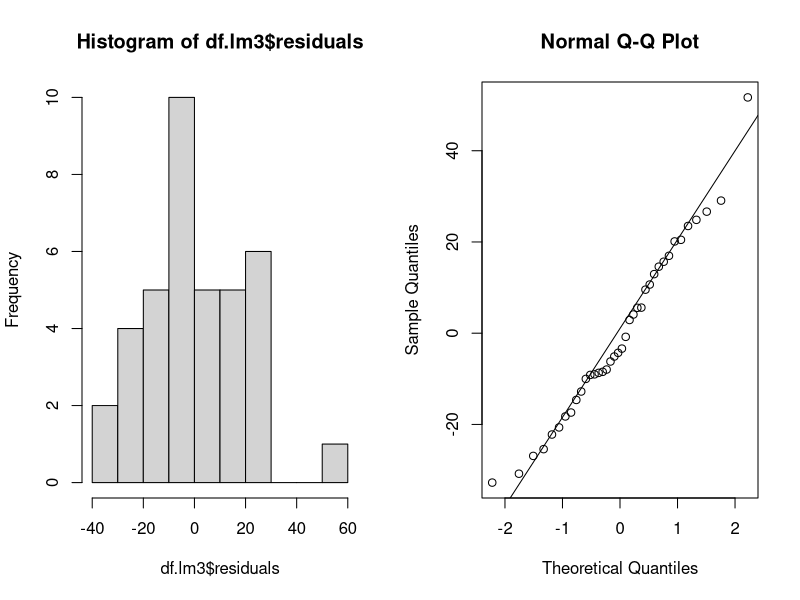

Reproduce this figure in R.
## ---- chunk 1
df <- read.csv("dfact4.csv")
head(df)
## ---- chunk 2
df.lm <- lm(PIQ~Brain + Height + Weight,df)
df.lm
summary(df.lm)
## ---- chunk 3
coefficients(df.lm)
## ---- chunk 4
df.exp_model <- lm(PIQ~Brain + I(Brain^3) + Height + Weight,df)
summary(df.exp_model)

## ---- chunk 5
df.lm3 <- lm(PIQ ~Brain + Height, df)
summary(df.lm3)
confint(df.lm3)
## ---- chunk 6
new_data <- data.frame(Brain = 95, Height = 70)
predict(df.lm3,new_data, interval = "predict") 
#If we want to make predictions, we use interval = "Predict"
#Similar to conf intervals but wider and more predictive power for a single variable.
## ---- chunk 7
df.lm3$residuals
par(mfrow=c(1,2))
hist(df.lm3$residuals)
qqnorm(df.lm3$residuals)
qqline(df.lm3$residuals)
## ---- chunk 8
shapiro.test(df.lm3$residuals)
## ---- chunk 9
df2 <- read.csv("prostate.csv")
head(df2)
## ---- chunk 10
df2$train <- NULL
df2
## ---- chunk 11
df2.lm <- lm(lpsa ~ lcavol + lweight + age + lbph + svi + lcp + gleason + pgg45,df2)
df2.lm
summary(df2.lm)
## ---- chunk 12
df2.lmalt <- lm(lpsa ~ lcavol + lweight + age + lbph + svi,df2)
df2.lmalt
## ---- chunk 13
anova(df2.lm, df2.lmalt)
